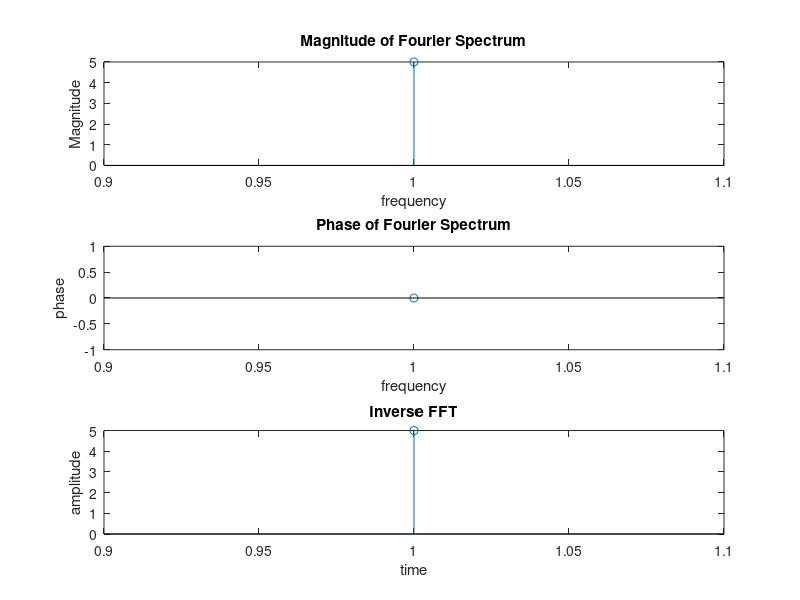

MATLAB code to generate this figure:
% Finding the FFT of a given signal and plotting its magnitude and phase spectrum
clc;
clear all;
close all;
x=input('Enter the sequence : ')
N=length(x)
xK=fft(x,N)
xn=ifft(xK)
subplot(3,1,1)
stem(abs(xK))
title('Magnitude of Fourier Spectrum')
xlabel('frequency')
ylabel('Magnitude')
subplot(3,1,2)
stem(angle(xK))
title('Phase of Fourier Spectrum')
xlabel('frequency')
ylabel('phase')
subplot(3,1,3)
stem(xn)
title('Inverse FFT')
xlabel('time');
ylabel('amplitude');